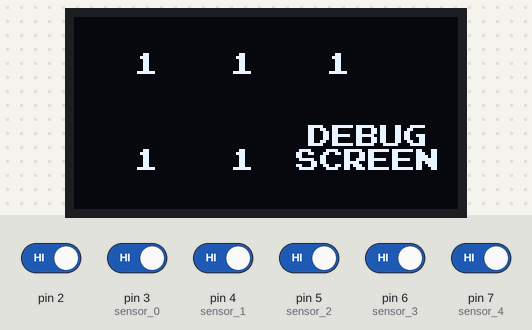
Bench run of a sketch on a simulated Arduino Uno, built with avr-gcc and run on an emulated ATmega328P. Parts: 128×64 one-colour display. The inputs (shaded band) are chosen by the test bench; at power-on: pin 2, pin 3 (sensor_0), pin 4 (sensor_1), pin 5 (sensor_2), pin 6 (sensor_3), pin 7 (sensor_4) HIGH.

Above: at 1.2 s.
1.3 s: pin 2 driven LOW
At 2.5 s:
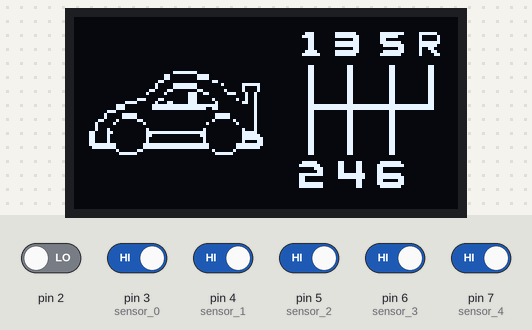
2.8 s: pin 3 (sensor_0) driven LOW
At 3.7 s:
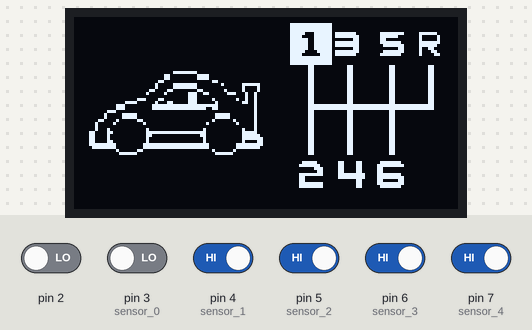
4.4 s: pin 5 (sensor_2) driven LOW
At 5.1 s:
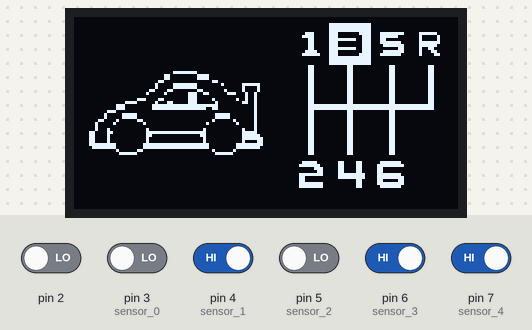
6.0 s: pin 2 driven HIGH
At 6.5 s:
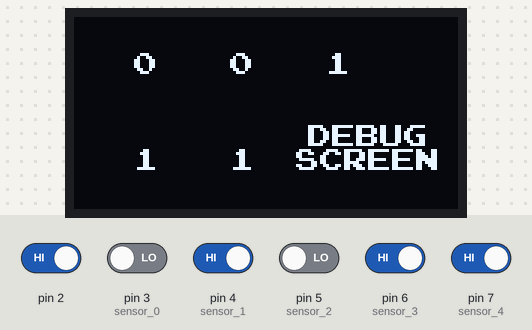
7.6 s: pin 4 (sensor_1) driven LOW
At 8.9 s:
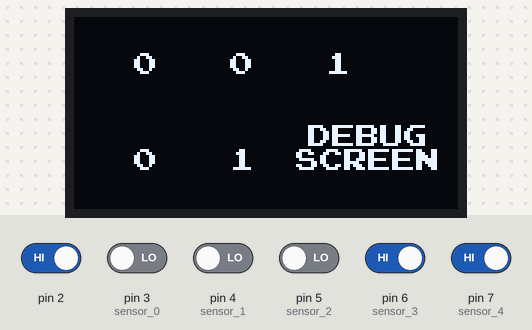
9.2 s: pin 6 (sensor_3) driven LOW
At 10.6 s:
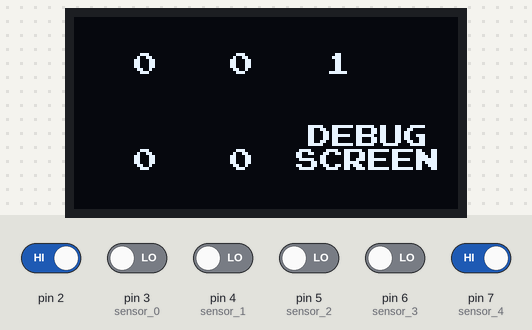
Timing chart, 0 to 11.7 s (numbered marks = the images above; inputs shaded):
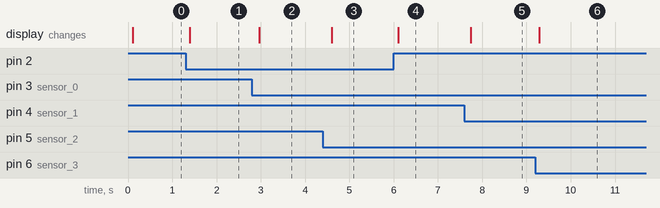

The sketch:

gear_indicator_code.ino
```cpp
#include <U8g2lib.h>
#include "h_shift_pattern.h"

U8G2_SSD1306_128X64_NONAME_F_HW_I2C u8g2(U8G2_R0, U8X8_PIN_NONE); // initialization for the used OLED display

int current_gear = 0; //-1 = R, 0 = N, 1 = 1, 2 = 2, ...
int switch_mode = 0;//mode 0 = debug screen, mode 1 = full screen

const int sensor_0 = 3;
const int sensor_1 = 4;
const int sensor_2 = 5;
const int sensor_3 = 6;
const int sensor_4 = 7;

void setup()
{
  Serial.begin(115200);
  u8g2.begin();

  pinMode(sensor_0, INPUT_PULLUP);
  pinMode(sensor_1, INPUT_PULLUP);
  pinMode(sensor_2, INPUT_PULLUP);
  pinMode(sensor_3, INPUT_PULLUP);
  pinMode(sensor_4, INPUT_PULLUP);
}

void loop()
{
  switch_mode = digitalRead(2); //set screen layout based on digital 2 state

  int sensorVal_0 = digitalRead(sensor_0);
  int sensorVal_1 = digitalRead(sensor_1);
  int sensorVal_2 = digitalRead(sensor_2);
  int sensorVal_3 = digitalRead(sensor_3);
  int sensorVal_4 = digitalRead(sensor_4);

  u8g2.clearBuffer();  //clear the internal memory

  u8g2.setFont(u8g2_font_pressstart2p_8u);

  if (switch_mode == LOW) //h shift pattern
  {
    u8g2.clearBuffer();
    u8g2.drawXBMP(0, 0, 128, 64, bitmaps_h_pattern[current_gear+1]);
  }

  else //debug screen
  {
    u8g2.clearBuffer();

    u8g2.setCursor(20, 20);
    u8g2.print(sensorVal_0); //print hall 0 val

    u8g2.setCursor(20, 20 + 32);
    u8g2.print(sensorVal_1); //print hall 1 val

    u8g2.setCursor(20 + 32, 20);
    u8g2.print(sensorVal_2);//print hall 2 val

    u8g2.setCursor(20 + 32, 20 + 32);
    u8g2.print(sensorVal_3);//print hall 3 val

    u8g2.setCursor(20 + 64, 20);
    u8g2.print(sensorVal_4);//print hall 4 val

    u8g2.setCursor(20 + 58, 20 + 24);
    u8g2.print("DEBUG");
    u8g2.setCursor(20 + 54, 20 + 32);
    u8g2.print("SCREEN");
    delay (25);
  }

  //if else statements for gear selection
  if (sensorVal_0 == LOW && sensorVal_2 == LOW)  //third gear
    {
      current_gear = 3;
    }
  else if (sensorVal_2 == LOW && sensorVal_4 == LOW) //fifth gear
    {
     current_gear = 5;
    }
  else if (sensorVal_1 == LOW && sensorVal_3 == LOW) //fourth gear
    {
     current_gear = 4;
    }
  else if (sensorVal_0 == LOW) //first gear
    {
     current_gear = 1;
    }
  else if (sensorVal_1 == LOW) //second gear
    {
     current_gear = 2;
    }
  else if (sensorVal_3 == LOW) //sixth gear
    {
     current_gear = 6;
    }
  else if (sensorVal_4 == LOW) //reverse gear
    {
     current_gear = -1;
    }
  else //Neutral
    {
      current_gear = 0;
    }

  u8g2.sendBuffer(); //transfer internal memory to the display
  delay(25);
}
```

Source omitted: hift_pattern.h (data table, 51271 bytes)

Measured:
- after the input at 1.3 s, the display: changes after 0.10 s (image 1)
- after the input at 2.8 s, the display: changes after 0.16 s (image 2)
- after the input at 4.4 s, the display: changes after 0.20 s (image 3)
- after the input at 6.0 s, the display: changes after 0.11 s (image 4)
- after the input at 7.6 s, the display: changes after 0.14 s (image 5)
- after the input at 9.2 s, the display: changes after 0.09 s (image 6)
